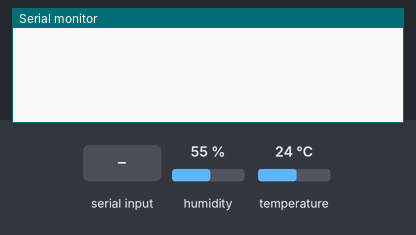
This sketch was run on a simulated Arduino Uno, built with avr-gcc and run on an emulated ATmega328P. Shown: the last lines printed to the serial monitor. The test bench sets the inputs (shaded band); at power-on: humidity 55 %, temperature 24 °C.

Above: at 1.2 s.
1.3 s: "u" received over Serial
At 1.8 s:
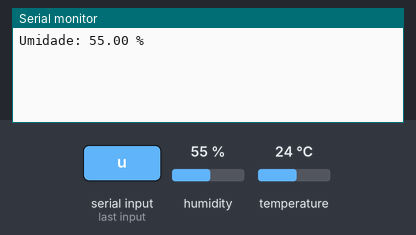
2.8 s: "t" received over Serial
At 3.3 s:
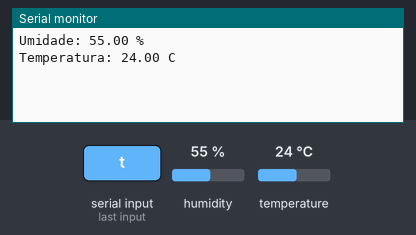
4.3 s: "1" received over Serial
At 5.6 s:
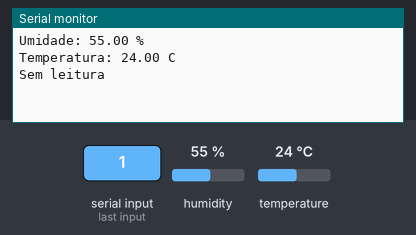

Measured:
- after the input at 1.3 s, the serial monitor: prints a new line at once (image 1)
- after the input at 2.8 s, the serial monitor: prints a new line at once (image 2)
- after the input at 4.3 s, the serial monitor: prints a new line at once (image 3)

The sketch:

AULA08_PBL01.ino
```cpp
#include "DHT.h"
#define DHTPIN A5
#define DHTTYPE DHT11

DHT dht(DHTPIN, DHTTYPE);

void setup() {
 Serial.begin(9600);
 dht.begin();
}

void loop() {
  float umidade;
  float temperatura;

  if(Serial.available() >0){
    int inByte = Serial.read();

      switch(inByte){
        case 'u':
          umidade = dht.readHumidity();
          if(isnan(umidade)){
            Serial.println("DHT11 com erro - Sem leitura de umidade");
          }else{
            Serial.print("Umidade: ");
            Serial.print(umidade);
            Serial.println(" %");
          }
          break;
        case 't':
          temperatura = dht.readTemperature();
          if(isnan(temperatura)){
            Serial.println("DHT11 com erro - Sem leitura de temperatura");
          }else{
            Serial.print("Temperatura: ");
            Serial.print(temperatura);
            Serial.println(" C");
          }
          break;
          default:
            Serial.println("Sem leitura");
            break;
        }
  }

}
```
